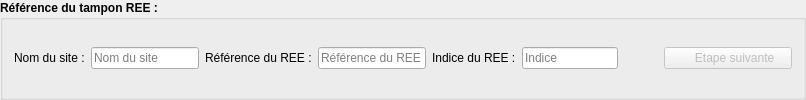
         <widget class="QGroupBox" name="Folioter_Group_RefTampon">
          <property name="font">
           <font>
            <bold>true</bold>
           </font>
          </property>
          <property name="statusTip">
           <string>Vous devez saisir la référence de la procédure à passer REE.</string>
          </property>
          <property name="title">
           <string>Référence du tampon REE :</string>
          </property>
          <layout class="QGridLayout" name="gridLayout_5">
           <item row="0" column="6">
            <spacer name="horizontalSpacer">
             <property name="orientation">
              <enum>Qt::Horizontal</enum>
             </property>
             <property name="sizeHint" stdset="0">
              <size>
               <width>40</width>
               <height>20</height>
              </size>
             </property>
            </spacer>
           </item>
           <item row="0" column="2">
            <widget class="QLabel" name="label_3">
             <property name="sizePolicy">
              <sizepolicy hsizetype="Minimum" vsizetype="Preferred">
               <horstretch>0</horstretch>
               <verstretch>0</verstretch>
              </sizepolicy>
             </property>
             <property name="font">
              <font>
               <bold>false</bold>
              </font>
             </property>
             <property name="text">
              <string>Référence du REE :</string>
             </property>
            </widget>
           </item>
           <item row="0" column="4">
            <widget class="QLabel" name="label_4">
             <property name="sizePolicy">
              <sizepolicy hsizetype="Minimum" vsizetype="Preferred">
               <horstretch>0</horstretch>
               <verstretch>0</verstretch>
              </sizepolicy>
             </property>
             <property name="font">
              <font>
               <bold>false</bold>
              </font>
             </property>
             <property name="text">
              <string>Indice du REE :</string>
             </property>
            </widget>
           </item>
           <item row="0" column="5">
            <widget class="QLineEdit" name="Folioter_Txt_IndiceREE">
             <property name="sizePolicy">
              <sizepolicy hsizetype="Maximum" vsizetype="Fixed">
               <horstretch>0</horstretch>
               <verstretch>0</verstretch>
              </sizepolicy>
             </property>
             <property name="minimumSize">
              <size>
               <width>96</width>
               <height>0</height>
              </size>
             </property>
             <property name="maximumSize">
              <size>
               <width>96</width>
               <height>16777215</height>
              </size>
             </property>
             <property name="font">
              <font>
               <bold>false</bold>
              </font>
             </property>
             <property name="statusTip">
              <string>Indice de la procédure (EX. C ou PREL)</string>
             </property>
             <property name="placeholderText">
              <string>Indice</string>
             </property>
             <property name="clearButtonEnabled">
              <bool>true</bool>
             </property>
            </widget>
           </item>
           <item row="0" column="1">
            <widget class="QLineEdit" name="Folioter_Txt_NomDuSite">
             <property name="sizePolicy">
              <sizepolicy hsizetype="Maximum" vsizetype="Fixed">
               <horstretch>0</horstretch>
               <verstretch>0</verstretch>
              </sizepolicy>
             </property>
             <property name="minimumSize">
              <size>
               <width>100</width>
               <height>0</height>
              </size>
             </property>
             <property name="maximumSize">
              <size>
               <width>200</width>
               <height>16777215</height>
              </size>
             </property>
             <property name="font">
              <font>
               <bold>false</bold>
              </font>
             </property>
             <property name="statusTip">
              <string>Nom du site (Ex. Flamanville)</string>
             </property>
             <property name="placeholderText">
              <string>Nom du site</string>
             </property>
             <property name="clearButtonEnabled">
              <bool>true</bool>
             </property>
            </widget>
           </item>
           <item row="0" column="0">
            <widget class="QLabel" name="label_2">
             <property name="sizePolicy">
              <sizepolicy hsizetype="Minimum" vsizetype="Preferred">
               <horstretch>0</horstretch>
               <verstretch>0</verstretch>
              </sizepolicy>
             </property>
             <property name="font">
              <font>
               <bold>false</bold>
              </font>
             </property>
             <property name="text">
              <string>Nom du site :</string>
             </property>
            </widget>
           </item>
           <item row="0" column="3">
            <widget class="QLineEdit" name="Folioter_Txt_RefREE">
             <property name="sizePolicy">
              <sizepolicy hsizetype="Maximum" vsizetype="Fixed">
               <horstretch>0</horstretch>
               <verstretch>0</verstretch>
              </sizepolicy>
             </property>
             <property name="minimumSize">
              <size>
               <width>100</width>
               <height>0</height>
              </size>
             </property>
             <property name="maximumSize">
              <size>
               <width>200</width>
               <height>16777215</height>
              </size>
             </property>
             <property name="font">
              <font>
               <bold>false</bold>
              </font>
             </property>
             <property name="statusTip">
              <string>Format : Palier, Bigramme du site, REE, Chantier/TTS/aucun,Système élémentaire, Numéro de la procédure (EX. PFAREETTSDEL101 ou PNOREEASG016)</string>
             </property>
             <property name="placeholderText">
              <string>Référence du REE</string>
             </property>
             <property name="clearButtonEnabled">
              <bool>true</bool>
             </property>
            </widget>
           </item>
           <item row="0" column="7">
            <widget class="QPushButton" name="Folioter_Btn_EtapeSuivante2">
             <property name="enabled">
              <bool>false</bool>
             </property>
             <property name="minimumSize">
              <size>
               <width>128</width>
               <height>0</height>
              </size>
             </property>
             <property name="maximumSize">
              <size>
               <width>128</width>
               <height>16777215</height>
              </size>
             </property>
             <property name="font">
              <font>
               <bold>false</bold>
              </font>
             </property>
             <property name="statusTip">
              <string>Passer à l'étape suivante du foliotage</string>
             </property>
             <property name="text">
              <string>    Etape suivante</string>
             </property>
             <property name="icon">
              <iconset resource="Resource.qrc">
               <normaloff>:/Next24</normaloff>:/Next24</iconset>
             </property>
             <property name="iconSize">
              <size>
               <width>24</width>
               <height>24</height>
              </size>
             </property>
            </widget>
           </item>
          </layout>
         </widget>
